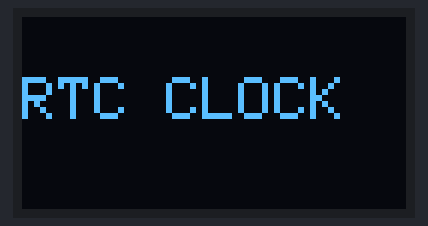
The sketch below on a simulated Arduino Uno, built with avr-gcc and run on an emulated ATmega328P. Parts: 128×64 one-colour display. The OLED is the two-colour kind (top 16 rows yellow); the local clock reads 2024-03-15 10:24:30 at power-on unless the sketch sets it.

Above: at 0.1 s.
At 5.1 s:
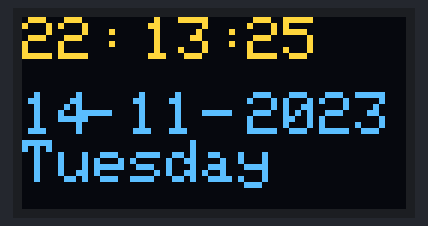
At 8.1 s:
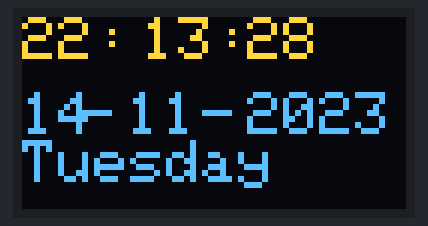
At 13.1 s:
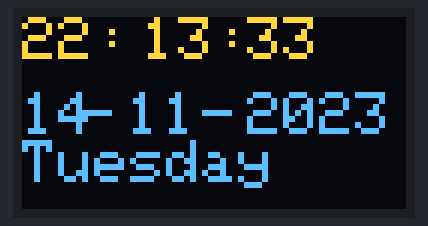
At 22.1 s:
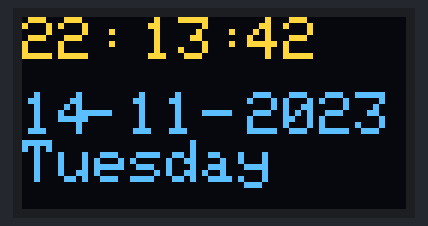
At 38.1 s:
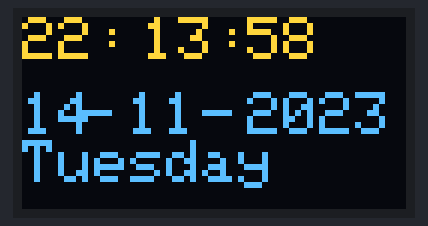

Measured:
- what the display in image 1 shows lasts 1.0 s, from 5.1 s to 6.1 s

The sketch:

rtc_display_testing.ino
```cpp
#include <Wire.h>
#include <Adafruit_GFX.h>
#include <Adafruit_SSD1306.h>
#include "RTClib.h"

RTC_DS3231 rtc;

char days[7][12] = {"Sunday", "Monday", "Tuesday", "Wednesday", "Thursday", "Friday", "Saturday"};

Adafruit_SSD1306 display = Adafruit_SSD1306(128, 64, &Wire, -1);

void setup() {
  Serial.begin(115200);

  display.begin(SSD1306_SWITCHCAPVCC, 0x3C);

  if (! rtc.begin()) {
    Serial.println("Could not find RTC! Check circuit.");
    while (1);
  }

  rtc.adjust(DateTime(__DATE__, __TIME__));
  display.clearDisplay();
  display.setTextColor(WHITE);
  display.setTextSize(2);
  display.setCursor(0, 20);
  display.print("RTC CLOCK");
  display.display();
  delay(5000);
}

void loop() {
  DateTime now = rtc.now();

  display.clearDisplay();
  display.setTextSize(2);
  display.setCursor(75, 0);
  display.println(now.second(), DEC);
  display.setTextSize(2);
  display.setCursor(25, 0);
  display.println(":");
  display.setTextSize(2);
  display.setCursor(65, 0);
  display.println(":");
  display.setTextSize(2);
  display.setCursor(40, 0);
  display.println(now.minute(), DEC);
  display.setTextSize(2);
  display.setCursor(0, 0);
  display.println(now.hour(), DEC);
  display.setTextSize(2);
  display.setCursor(0, 25);
  display.println(now.day(), DEC);
  display.print(days[now.dayOfTheWeek()]);
  display.setTextSize(2);
  display.setCursor(20, 25);
  display.println("-");
  display.setTextSize(2);
  display.setCursor(35, 25);
  display.println(now.month(), DEC);
  display.setTextSize(2);
  display.setCursor(60, 25);
  display.println("-");
  display.setTextSize(2);
  display.setCursor(75, 25);
  display.println(now.year(), DEC);
  display.display();
}
```
